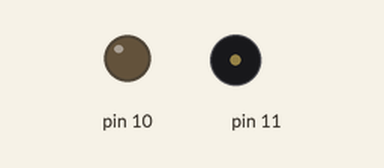
Simulated run of this sketch. Board: Arduino Uno, built with avr-gcc and run on an emulated ATmega328P. Parts: output pins drawn as LEDs (lit = HIGH), buzzer (waves = sounding).

Above: at 0.1 s.
At 14.1 s:
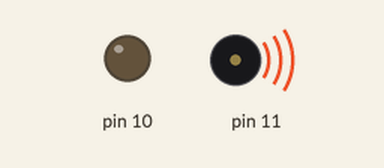
At 15.6 s:
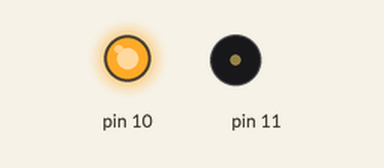
Timing chart, 0 to 17.1 s (numbered marks = the images above):
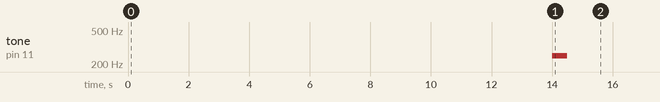

The sketch:

Parte3_5_.ino
```cpp
/*
  Fundación Kinal
    Centro educativo Técncico Laboral Kinal
    Quinto Perito
    Quinto Electrónica
    Codigo Técnico: EB5AM
    Curso: Taller de Electrónica Digital y reparación de computadoras
    Proyecto: Práctica No.5 Parte III
    Dev: Jeffry Arenales 2020199
    Fecha: 16 de Mayo
*/

void setupPins() {
  pinMode(2, OUTPUT);
  pinMode(3, OUTPUT);
  pinMode(4, OUTPUT);
  pinMode(5, OUTPUT);
  pinMode(6, OUTPUT);
  pinMode(7, OUTPUT);
  pinMode(8, OUTPUT);
}

  //9
  void displaySequence() {
  int pins[5] = {2,3,4,7,8};
  for (int i = 0; i < 5; i++) {
  digitalWrite(pins[i], HIGH);}
  delay(1000);
  for (int i = 5; i >= 0; i--) {
  digitalWrite(pins[i], LOW);}
  delay(500);
  }

  //8
  void displaySequence_1() {
  int pins[7] = {2,3,4,5,6,7,8};
  for (int i = 0; i < 7; i++) {
  digitalWrite(pins[i], HIGH);}
  delay(1000);
  for (int i = 7; i >= 0; i--) {
  digitalWrite(pins[i], LOW);}
  delay(500);
  }

  //7
  void displaySequence_2() {
  int pins[3] = {2,3,4};
  for (int i = 0; i < 3; i++) {
  digitalWrite(pins[i], HIGH);}
  delay(1000);
  for (int i = 3; i >= 0; i--) {
  digitalWrite(pins[i], LOW);}
  delay(500);
  }

  //6
  void displaySequence_3() {
  int pins[5] = {4,5,6,7,8};
  for (int i = 0; i < 5; i++) {
  digitalWrite(pins[i], HIGH);}
  delay(1000);
  for (int i = 5; i >= 0; i--) {
  digitalWrite(pins[i], LOW);}
  delay(500);
  }

  //5
  void displaySequence_4() {
  int pins_1[5] = {2,4,5,7,8};
  for (int i = 0; i < 5; i++) {
  digitalWrite(pins_1[i], HIGH);}
  delay(1000);
  for (int i = 5; i >= 0; i--) {
  digitalWrite(pins_1[i], LOW);}
  delay(500);
  }

  //4
  void displaySequence_5() {
  int pins_1[4] = {3,4,7,8};
  for (int i = 0; i < 4; i++) {
  digitalWrite(pins_1[i], HIGH);}
  delay(1000);
  for (int i = 4; i >=0 ; i--) {
  digitalWrite(pins_1[i], LOW);}
  delay(500);
  }

  //3
  void displaySequence_6() {
  int pins_1[5] = {2,3,4,5,8};
  for (int i = 0; i < 5; i++) {
  digitalWrite(pins_1[i], HIGH);}
  delay(1000);
  for (int i = 5; i >= 0; i--) {
  digitalWrite(pins_1[i], LOW);}
  delay(500);
  }

  //2
  void displaySequence_7() {
  int pins_1[5] = {2,3,5,6,8};
  for (int i = 0; i < 5; i++) {
  digitalWrite(pins_1[i], HIGH);}
  delay(1000);
  for (int i = 5; i >= 0; i--) {
  digitalWrite(pins_1[i], LOW);}
  delay(500);
  }

  //1
  void displaySequence_8() {
  int pins_1[2] = {3,4};
  for (int i = 0; i < 2; i++) {
  digitalWrite(pins_1[i], HIGH);}
  delay(1000);
  for (int i = 2; i >= 0; i--) {
  digitalWrite(pins_1[i], LOW);}
  delay(500);
  }

  //0
   void displaySequence_9() {
  int pins_1[6] = {2,3,4,5,6,7};
  for (int i = 0; i < 6; i++) {
  digitalWrite(pins_1[i], HIGH);}
  delay(500);
  for (int i = 6; i >= 0; i--) {
  digitalWrite(pins_1[i], LOW);


  const int eH = 250;}
    tone(11, 250, 500);
    delay(500);
    noTone(11);
    delay(1000);}


void beep(int note, int duration)
{}
void setup(){

  pinMode(10, OUTPUT);
   digitalWrite(10, LOW);
  pinMode(11, OUTPUT);
   displaySequence();
   displaySequence_1();
   displaySequence_2();
   displaySequence_3();
   displaySequence_4();
   displaySequence_5();
   displaySequence_6();
   displaySequence_7();
   displaySequence_8();
   displaySequence_9();
 digitalWrite(10, HIGH);
   delay(5000);
  }

void loop(){
}
```
